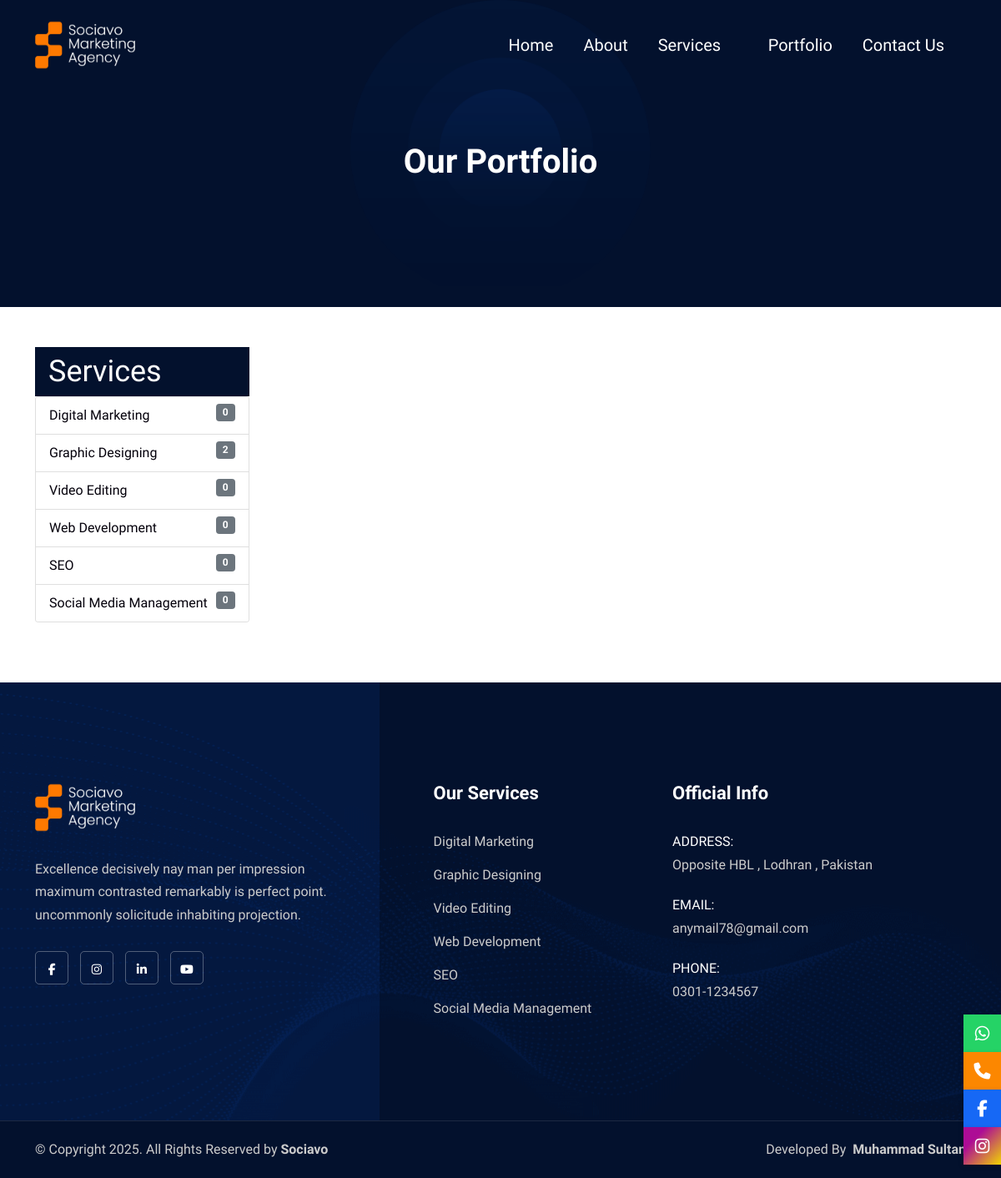
Screenshot of /portfolio.php with the database file from the repository.
### tables this page shows
CREATE TABLE `logo` (
  `logo_id` int(11) NOT NULL,
  `main_logo` varchar(255) NOT NULL,
  `second_logo` varchar(255) NOT NULL,
  `site_name` varchar(255) NOT NULL
);

CREATE TABLE `services` (
  `service_id` int(11) NOT NULL,
  `service_name` varchar(255) NOT NULL,
  `service_icon` varchar(255) NOT NULL,
  `service_image` varchar(255) NOT NULL,
  `service_details` text NOT NULL,
  `service_status` int(10) NOT NULL DEFAULT 1
);

CREATE TABLE `contact_info` (
  `contact_info_id` int(11) NOT NULL,
  `contact_mobile` varchar(255) NOT NULL,
  `contact_email` varchar(255) NOT NULL,
  `contact_address` varchar(255) NOT NULL
);

### portfolio.php (the view, shortened to what this page needs)
<!DOCTYPE html>
<html lang="en">
<head>
    <?php include('./includes/css-links.php') ?>
</head>
<body>
    <?php include('./includes/header.php') ?>
    <div class="breadcrumb-area text-center bg-dark" style="background-image: url(assets/img/shape/breadcrumb.png);">
        <div class="container">
            <div class="row">
                <div class="col-lg-8 offset-lg-2">
                    <h1 class="text-white">Our Portfolio</h1>
                </div>
            </div>
        </div>
    </div>
    <div class="container my-5">
        <div class="row">
            <div class="col-md-3 mb-4">
                <h2 class="bg-dark text-white px-3 py-2 m-0">Services</h2>
                <div class="card">
                    <ul class="list-group list-group-flush">
                        <?php
                        $services_query = "SELECT s.service_id, s.service_name, COUNT(p.portfolio_id) AS portfolio_count
                                           FROM services s
                                           LEFT JOIN portfolio p ON s.service_id = p.service_id
                                           GROUP BY s.service_id";
                        $services_result = mysqli_query($conn, $services_query);
                        while ($service = mysqli_fetch_assoc($services_result)) : ?>
                            <li class="list-group-item">
                                <a href="#" class="service-link fw-400 " data-service="<?= $service['service_id'] ?>">
                                    <?= htmlspecialchars($service['service_name']) ?>
                                    <span class="badge bg-secondary float-end"><?= $service['portfolio_count'] ?></span>
                                </a>
                            </li>
                        <?php endwhile; ?>
                    </ul>
                </div>
            </div>
            <div class="col-md-9">
            </div>
        </div>
    </div>
    <?php include('./includes/footer.php') ?>
</body>
</html>

### includes/css-links.php (shortened to what this page needs)
<link href="assets/css/bootstrap.min.css" rel="stylesheet">
<link href="assets/css/font-awesome.min.css" rel="stylesheet">
<link href="assets/css/themify-icons.css" rel="stylesheet">
<link href="assets/css/elegant-icons.css" rel="stylesheet">
<link href="assets/css/flaticon-set.css" rel="stylesheet">
<link href="assets/css/magnific-popup.css" rel="stylesheet">
<link href="assets/css/swiper-bundle.min.css" rel="stylesheet">
<link href="assets/css/animate.css" rel="stylesheet">
<link href="assets/css/validnavs.css" rel="stylesheet">
<link href="assets/css/helper.css" rel="stylesheet">
<link href="assets/css/unit-test.css" rel="stylesheet">
<link href="assets/css/style.css" rel="stylesheet">
<link href="style.css" rel="stylesheet">

### includes/header.php (shortened to what this page needs)
<?php
include('admin/config.php');
$get_logo = mysqli_query($conn, "SELECT * FROM logo");
$logo = mysqli_fetch_assoc($get_logo);
?>
<header>
    <nav class="navbar mobile-sidenav navbar-sticky navbar-default validnavs navbar-fixed white no-background">
        <div class="container d-flex justify-content-between align-items-center">
            <div class="navbar-header">
                <a class="navbar-brand" href="index.php">
                    <img src="./admin/<?= $logo['main_logo'] ?>" class="logo logo-display" alt="Logo">
                </a>
            </div>
            <div class="collapse navbar-collapse" id="navbar-menu">
                <ul class="nav navbar-nav navbar-center d-md-flex gap-3 flex-md-row" data-in="fadeInDown" data-out="fadeOutUp">
                    <li><a href="index.php" class="fs-5">Home</a></li>
                    <li><a href="about-us.php" class="fs-5">About</a></li>
                    <li class="dropdown">
                        <a href="#" class="dropdown-toggle fs-5" data-toggle="dropdown">Services</a>
                    </li>
                    <li><a href="portfolio.php" class="fs-5">Portfolio</a></li>
                    <li><a href="contact-us.php" class="fs-5">Contact Us</a></li>
                </ul>
            </div>
        </div>
    </nav>
</header>
<?php
                                $get_links = mysqli_query($conn, "SELECT * FROM social_links");
                                $links = mysqli_fetch_assoc($get_links);
                                ?>
<div class="contact-icons">
    <a href="https://wa.me/<?= $links['whatsapp'] ?>" target="_blank" class="icon whatsapp" title="Chat on WhatsApp">
        <i class='fab fa-whatsapp'></i>
    </a>
    <a href="tel:<?= $links['whatsapp'] ?>" class="icon call" title="Call Now">
        <i class='fas fa-phone'></i>
    </a>
    <a href="<?= $links['facebook'] ?>" target="_blank" class="icon facebook" title="Visit Facebook Page">
        <i class='fab fa-facebook-f'></i>
    </a>
    <a href="<?= $links['instagram'] ?>" class="icon instagram" title="Visit Instagram Page">
        <i class='fab fa-instagram'></i>
    </a>
  </div>

### includes/footer.php (shortened to what this page needs)
<?php
include('admin/config.php');
$get_logo = mysqli_query($conn, "SELECT * FROM logo");
$logo = mysqli_fetch_assoc($get_logo);
?>
<footer class="bg-dark text-light" style="background-image: url(assets/img/shape/35.png);">
    <div class="container">
        <div class="f-items default-padding">
            <div class="row">
                <div class="col-lg-5 col-md-6 footer-item pr-50 pr-xs-15 pr-md-15">
                    <div class="about">
                        <img class="logo" src="admin/<?= $logo['main_logo'] ?>" alt="Logo">
                        <p>
                            Excellence decisively nay man per impression maximum contrasted remarkably is perfect point. uncommonly solicitude inhabiting projection.
                        </p>
                        <ul class="footer-social">
                            <?php
                            $get_links = mysqli_query($conn, "SELECT * FROM social_links");
                            $links = mysqli_fetch_assoc($get_links);
                            ?>
                            <li>
                                <a href="<?= $links['facebook'] ?>"><i class="fab fa-facebook-f"></i></a>
                            </li>
                            <li>
                                <a href="<?= $links['instagram'] ?>"><i class="fab fa-instagram"></i></a>
                            </li>
                            <li>
                                <a href="<?= $links['linkedin'] ?>"><i class="fab fa-linkedin-in"></i></a>
                            </li>
                            <li>
                                <a href="<?= $links['youtube'] ?>"><i class="fab fa-youtube"></i></a>
                            </li>
                        </ul>
                    </div>
                </div>
                <div class="col-lg-3 col-md-6 footer-item">
                    <div class="link">
                        <h4 class="widget-title">Our Services</h4>
                        <ul>
                            <?php
                            $query = "SELECT `service_id`, `service_name` FROM `services` WHERE `service_status` = 1";
                            $result = mysqli_query($conn, $query);
                            if (mysqli_num_rows($result) > 0) {
                                while ($service = mysqli_fetch_assoc($result)) {
                                    echo "<li><a href='service-details.php?id=" . $service['service_id'] . "'>" . htmlspecialchars($service['service_name']) . "</a></li>";
                                }
                            } else {
                                echo "<li><a href='#'>No Services Available</a></li>";
                            }
                            ?>
                        </ul>
                    </div>
                </div>
                <div class="col-lg-4 col-md-6 footer-item adress-item">
                    <h4 class="widget-title">Official Info</h4>
                    <div class="address">
                        <ul>
                            <?php
                            $get_contacts = mysqli_query($conn, "SELECT * FROM contact_info");
                            $contacts = mysqli_fetch_assoc($get_contacts);
                            ?>
                            <li>
                                <div class="content">
                                    <strong>Address:</strong>
                                    <?= htmlspecialchars($contacts['contact_address']); ?>
                                </div>
                            </li>
                            <li>
                                <div class="content">
                                    <strong>Email:</strong>
                                    <?= htmlspecialchars($contacts['contact_email']); ?>
                                </div>
                            </li>
                            <li>
                                <div class="content">
                                    <strong>Phone:</strong>
                                    <?= htmlspecialchars($contacts['contact_mobile']); ?>
                                </div>
                            </li>
                        </ul>
                    </div>
                </div>
            </div>
        </div>
    </div>
    <div class="footer-bottom bg-dark-secondary">
        <div class="container">
            <div class="row">
                <div class="col-lg-6">
                    <p>&copy; Copyright 2025. All Rights Reserved by <strong>Sociavo</strong></p>
                </div>
                <div class="col-lg-6 text-end">
                    <ul>
                        <li>
                            <p>Developed By <strong class="ms-1">Muhammad Sultan</strong></p>
                        </li>
                    </ul>
                </div>
            </div>
        </div>
    </div>
</footer>

### assets/css/validnavs.css (style rules this page uses)
:root { --box-shadow: 0px 0px 20px 0px rgba(7, 20, 52, .1); --box-shadow-secondary: 0 6px 12px rgba(0, 0, 0, 0.175); --box-shadow-extra: 0 5px 50px 0 rgba(0, 0, 0, 0.15); --box-shadow-dark: 0px 0px 0px; }
.navbar .container, .navbar .container-fluid, .navbar .container-lg, .navbar .container-md, .navbar .container-sm, .navbar .container-xl { display: block; }
.navbar { position: relative; padding: 0; }
.navbar .navbar-collapse.collapse { display: block !important; float: left; flex: inherit; }
.dropdown-toggle::after { display: inline; margin: 0; border: none; vertical-align: inherit; }
.nav { padding-left: 0; margin-bottom: 0; list-style: none; display: block; }
.nav>li { position: relative; display: inline-block; }
.nav>li>a { position: relative; display: block; padding: 10px 15px; }
.navbar-brand>img { display: block; height: 60px; }
.navbar-brand { margin: 0; padding: 0; display: block; }
.nav:before, .nav:after, .navbar:before, .navbar:after, .navbar-header:before, .navbar-header:after, .navbar-collapse:before, .navbar-collapse:after { display: table; content: " "; }
.nav:after, .navbar:after, .navbar-header:after, .navbar-collapse:after { clear: both; }
nav.validnavs .container { position: relative; }
nav.navbar.validnavs { background-color: var(--white); border-radius: 0; border: none; box-shadow: var(--box-shadow); -moz-box-shadow: var(--box-shadow); -webkit-box-shadow: var(--box-shadow); -o-box-shadow: var(--box-shadow); margin: 0; }
#navbar-menu { -webkit-animation-duration: 0.35s; animation-duration: 0.35s; }
.validnavs a { font-weight: 600; text-transform: capitalize; background: transparent; }
body { -webkit-transition: all 0.3s ease-in-out; -moz-transition: all 0.3s ease-in-out; -o-transition: all 0.3s ease-in-out; -ms-transition: all 0.3s ease-in-out; transition: all 0.3s ease-in-out; }
nav.navbar.validnavs ul.nav>li.dropdown>a.dropdown-toggle::after { content: "\f107"; font-family: var(--fontawesome); margin-left: 5px; margin-top: 2px; border: none; font-weight: 400; transition: all 0.35s ease-in-out; position: relative; top: 2px; }
nav.navbar.validnavs.navbar-fixed { display: block; position: fixed; width: 100%; z-index: 100; box-shadow: 0 8px 25px 0 rgba(0, 0, 0, 0.04); top: 0; }
nav.navbar.validnavs.navbar-fixed.no-background { display: block; position: absolute; width: 100%; z-index: 100; box-shadow: 0 0 0; -moz-box-shadow: 0 0 0; -webkit-box-shadow: 0 0 0; -o-box-shadow: 0 0 0; }
nav.navbar.validnavs { z-index: 100; padding: 10px 0; }
@media (min-width: 1024px) { nav.navbar.validnavs.no-background { background-color: transparent; border: none; } }
@media (min-width: 1024px) { nav.navbar.validnavs.no-background.white .attr-nav>ul>li>a, nav.navbar.validnavs.navbar-transparent.white .attr-nav>ul>li>a, nav.navbar.validnavs.navbar-transparent.white ul.nav>li>a, nav.navbar.validnavs.no-background.white ul.nav>li>a { color: var(--white); } }
@media (min-width: 1024px) { nav.navbar.validnavs.navbar-fixed.navbar-transparent .logo-display, nav.navbar.validnavs.navbar-fixed.no-background .logo-display, nav.navbar.validnavs.brand-center .logo-display { display: block; } }
@media (min-width: 1024px) { nav.navbar.validnavs.navbar-fixed .logo-display { display: none; } }
@media (min-width: 1024px) { nav.navbar.validnavs.menu-center .container { position: relative; } }
@media (min-width: 1024px) { nav.navbar.validnavs.menu-center ul.nav.navbar-center { float: none; margin: 0 auto; display: table; table-layout: fixed; } }
@media (min-width: 1024px) { nav.navbar ul.nav>li>a { padding: 30px 15px; font-weight: 500; font-size: 18px; text-transform: capitalize; } }
nav.navbar.validnavs.pause-sticked, nav.navbar.validnavs.navbar-fixed { animation: inherit; }
@media only screen and (min-width: 1200px) and (max-width: 1350px) { .navbar.validnavs.navbar-default .navbar-nav li a { padding: 30px 10px !important; font-size: 14px; } }

### rows the page displays
logo: main_logo (picture)
services: service_name "Digital Marketing", portfolio_count "0"
services: service_name "Graphic Designing", portfolio_count "2"
services: service_name "Video Editing", portfolio_count "0"
services: service_name "Web Development", portfolio_count "0"
services: service_name "SEO", portfolio_count "0"
services: service_name "Social Media Management", portfolio_count "0"
contact_info: contact_address "Opposite HBL , Lodhran , Pakistan", contact_email "anymail78@gmail.com", contact_mobile "0301-1234567"
